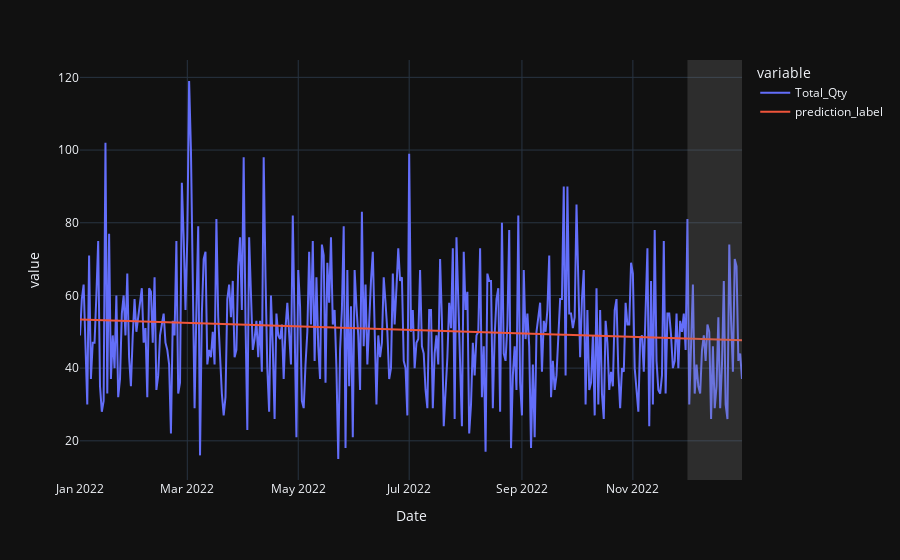

This figure's notebook cell:
### Code cell
fig = px.line(predictions, x='Date', y=['Total_Qty', 'prediction_label'], template='plotly_dark')
fig.add_vrect(x0='2022-12-01', x1='2022-12-31', fillcolor='grey', opacity=0.25, line_width=0)
fig.show()

### Figure 1 — Plotly figure (JSON) as saved in the notebook; plotly's stock layout.template omitted (floating-point values rounded to 4 significant figures; data arrays with more than 128 entries replaced by an {"elided": "..."} marker saying what was removed)
{"data": [{"hovertemplate": "variable=Total_Qty<br>Date=%{x}<br>value=%{y}<extra></extra>", "legendgroup": "Total_Qty", "line": {"color": "#636efa", "dash": "solid"}, "marker": {"symbol": "circle"}, "mode": "lines", "name": "Total_Qty", "orientation": "v", "showlegend": true, "type": "scatter", "x": {"elided": "365 str values"}, "xaxis": "x", "y": {"elided": "365 int values"}, "yaxis": "y"}, {"hovertemplate": "variable=prediction_label<br>Date=%{x}<br>value=%{y}<extra></extra>", "legendgroup": "prediction_label", "line": {"color": "#EF553B", "dash": "solid"}, "marker": {"symbol": "circle"}, "mode": "lines", "name": "prediction_label", "orientation": "v", "showlegend": true, "type": "scatter", "x": {"elided": "365 str values"}, "xaxis": "x", "y": {"elided": "365 float values"}, "yaxis": "y"}], "layout": {"legend": {"title": {"text": "variable"}, "tracegroupgap": 0}, "margin": {"t": 60}, "shapes": [{"fillcolor": "grey", "line": {"width": 0}, "opacity": 0.25, "type": "rect", "x0": "2022-12-01", "x1": "2022-12-31", "xref": "x", "y0": 0, "y1": 1, "yref": "y domain"}], "xaxis": {"anchor": "y", "domain": [0, 1], "title": {"text": "Date"}}, "yaxis": {"anchor": "x", "domain": [0, 1], "title": {"text": "value"}}}}
